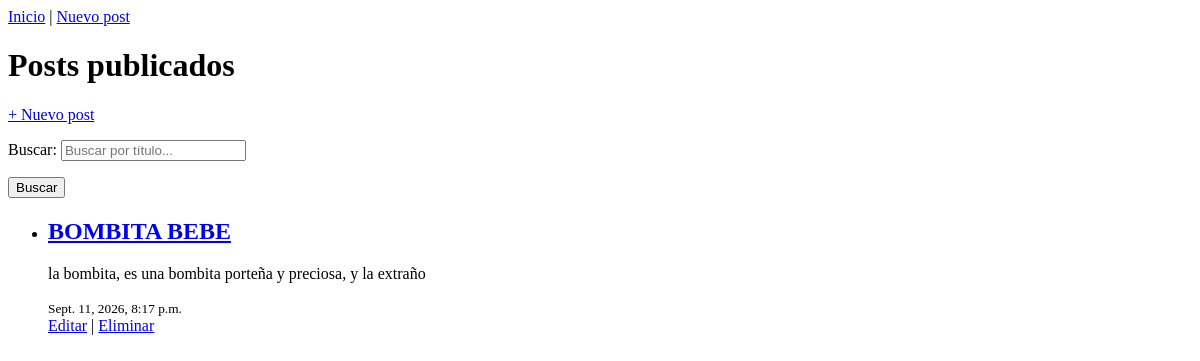
The app's page /posts/, older data.
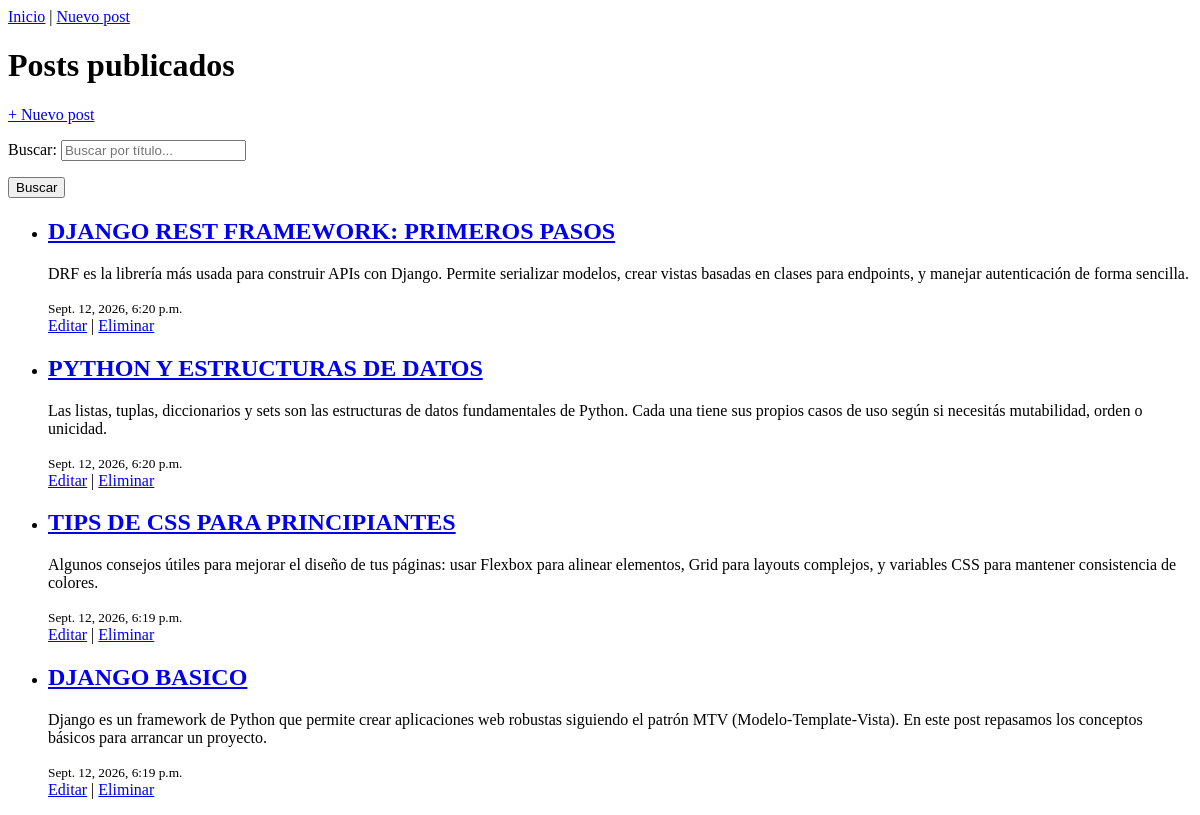
The same page, newer data.
### core/models.py (models this page shows, shortened)
class Post(models.Model):
    title = models.CharField(max_length=200)
    content = models.TextField()
    published_date = models.DateTimeField(auto_now_add=True)
    author = models.ForeignKey(Author, on_delete=models.CASCADE)
    tags = models.ManyToManyField(Tag, blank=True)
    publicado = models.BooleanField(default=False)
    featured = models.BooleanField(default=False)
    class Meta:
        ordering = ['-published_date']

### core/views.py (the view)
# urls.py: path('posts/', PostListView.as_view(), name='post-list'),
class PostListView(ListView):
    model = Post
    template_name = 'core/post_list.html'
    context_object_name = 'posts'
    def get_queryset(self):
        queryset = Post.objects.filter(publicado=True).order_by('-published_date')
        q = self.request.GET.get('q', '')
        if q:
            queryset = queryset.filter(title__icontains=q)
        return queryset
    def get_context_data(self, **kwargs):
        context = super().get_context_data(**kwargs)
        context['form'] = PostSearchForm(self.request.GET or None)
        return context

### core/forms.py
class PostSearchForm(forms.Form):
    q = forms.CharField(
        label='Buscar',
        required=False,
        widget=forms.TextInput(attrs={'placeholder': 'Buscar por título...'})
    )

### core/Templates/core/post_list.html (shortened to what this page needs)
{% extends 'core/base.html' %}
{% block content %}
<h1>Posts publicados</h1>
<a href="{% url 'core:post-create' %}">+ Nuevo post</a>
<form method="get" style="margin: 1em 0;">
    {{ form.as_p }}
    <button type="submit">Buscar</button>
</form>
<ul>
    {% for post in posts %}
        <li>
            <h2><a href="{% url 'core:post-detail' post.pk %}">{{ post.title|upper }}</a></h2>
            <p>{{ post.content }}</p>
            <small>{{ post.published_date }}</small>
            <br>
            <a href="{% url 'core:post-update' post.pk %}">Editar</a> |
            <a href="{% url 'core:post-delete' post.pk %}">Eliminar</a>
        </li>
    {% empty %}
        <li>No hay posts publicados todavía.</li>
    {% endfor %}
</ul>
{% endblock %}

### core/Templates/core/base.html (shortened to what this page needs)
{% load static %}
<!DOCTYPE html>
<html lang="es">
<head>
</head>
<body>
    <nav>
        {% block nav %}
        <a href="{% url 'core:post-list' %}">Inicio</a> |
        <a href="{% url 'core:post-create' %}">Nuevo post</a>
        {% endblock %}
    </nav>
    <main>
        {% block content %}{% endblock %}
    </main>
</body>
</html>

Row changes from the older to the newer data that the page shows:
removed Post: title "BOMBITA BEBE", content "la bombita, es una bombita porteña y preciosa, y la extraño", published_date "Sept. 11, 2026, 8:17 p.m."
added Post: title "DJANGO REST FRAMEWORK: PRIMEROS PASOS", content "DRF es la librería más usada para construir APIs con Django. Permite serializar modelos, crear vistas basadas en clases para endpoints, y manejar autenticación de forma sencilla.", published_date "Sept. 12, 2026, 6:20 p.m."
added Post: title "PYTHON Y ESTRUCTURAS DE DATOS", content "Las listas, tuplas, diccionarios y sets son las estructuras de datos fundamentales de Python. Cada una tiene sus propios casos de uso según si necesitás mutabilidad, orden o unicidad.", published_date "Sept. 12, 2026, 6:20 p.m."
added Post: title "TIPS DE CSS PARA PRINCIPIANTES", content "Algunos consejos útiles para mejorar el diseño de tus páginas: usar Flexbox para alinear elementos, Grid para layouts complejos, y variables CSS para mantener consistencia de colores.", published_date "Sept. 12, 2026, 6:19 p.m."
added Post: title "DJANGO BASICO", content "Django es un framework de Python que permite crear aplicaciones web robustas siguiendo el patrón MTV (Modelo-Template-Vista). En este post repasamos los conceptos básicos para arrancar un proyecto.", published_date "Sept. 12, 2026, 6:19 p.m."
